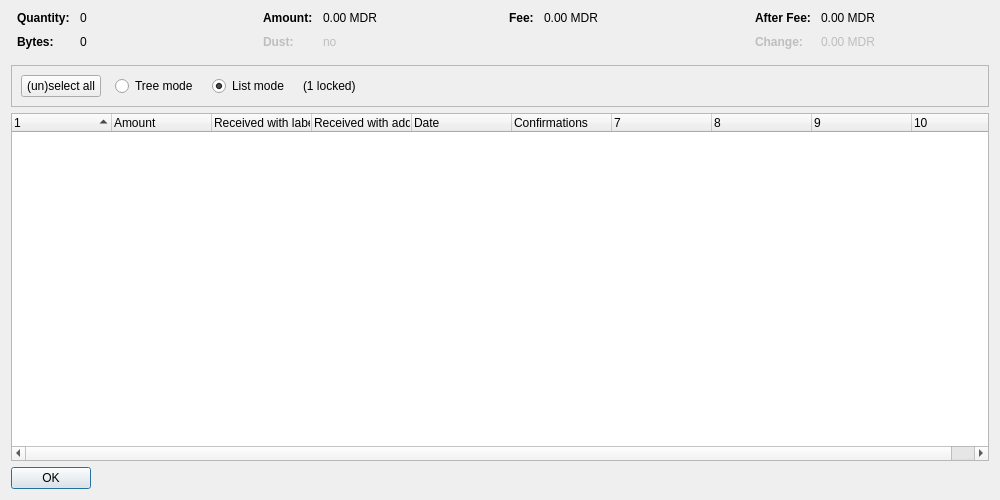
<?xml version="1.0" encoding="UTF-8"?>
<ui version="4.0">
 <class>CoinControlDialog</class>
 <widget class="QDialog" name="CoinControlDialog">
  <property name="geometry">
   <rect>
    <x>0</x>
    <y>0</y>
    <width>1000</width>
    <height>500</height>
   </rect>
  </property>
  <property name="windowTitle">
   <string>Coin Selection</string>
  </property>
  <layout class="QVBoxLayout" name="verticalLayout">
   <item>
    <layout class="QHBoxLayout" name="horizontalLayoutTop" stretch="0,0,0,0">
     <property name="topMargin">
      <number>0</number>
     </property>
     <property name="bottomMargin">
      <number>10</number>
     </property>
     <item>
      <layout class="QFormLayout" name="formLayoutCoinControl1">
       <property name="horizontalSpacing">
        <number>10</number>
       </property>
       <property name="verticalSpacing">
        <number>10</number>
       </property>
       <property name="leftMargin">
        <number>6</number>
       </property>
       <property name="rightMargin">
        <number>6</number>
       </property>
       <item row="0" column="0">
        <widget class="QLabel" name="labelCoinControlQuantityText">
         <property name="font">
          <font>
           <weight>75</weight>
           <bold>true</bold>
          </font>
         </property>
         <property name="text">
          <string>Quantity:</string>
         </property>
        </widget>
       </item>
       <item row="0" column="1">
        <widget class="QLabel" name="labelCoinControlQuantity">
         <property name="cursor">
          <cursorShape>IBeamCursor</cursorShape>
         </property>
         <property name="contextMenuPolicy">
          <enum>Qt::ActionsContextMenu</enum>
         </property>
         <property name="text">
          <string notr="true">0</string>
         </property>
         <property name="textInteractionFlags">
          <set>Qt::LinksAccessibleByMouse|Qt::TextSelectableByKeyboard|Qt::TextSelectableByMouse</set>
         </property>
        </widget>
       </item>
       <item row="1" column="0">
        <widget class="QLabel" name="labelCoinControlBytesText">
         <property name="font">
          <font>
           <weight>75</weight>
           <bold>true</bold>
          </font>
         </property>
         <property name="text">
          <string>Bytes:</string>
         </property>
        </widget>
       </item>
       <item row="1" column="1">
        <widget class="QLabel" name="labelCoinControlBytes">
         <property name="cursor">
          <cursorShape>IBeamCursor</cursorShape>
         </property>
         <property name="contextMenuPolicy">
          <enum>Qt::ActionsContextMenu</enum>
         </property>
         <property name="text">
          <string notr="true">0</string>
         </property>
         <property name="textInteractionFlags">
          <set>Qt::LinksAccessibleByMouse|Qt::TextSelectableByKeyboard|Qt::TextSelectableByMouse</set>
         </property>
        </widget>
       </item>
      </layout>
     </item>
     <item>
      <layout class="QFormLayout" name="formLayoutCoinControl2">
       <property name="horizontalSpacing">
        <number>10</number>
       </property>
       <property name="verticalSpacing">
        <number>10</number>
       </property>
       <property name="leftMargin">
        <number>6</number>
       </property>
       <property name="rightMargin">
        <number>6</number>
       </property>
       <item row="0" column="0">
        <widget class="QLabel" name="labelCoinControlAmountText">
         <property name="font">
          <font>
           <weight>75</weight>
           <bold>true</bold>
          </font>
         </property>
         <property name="text">
          <string>Amount:</string>
         </property>
        </widget>
       </item>
       <item row="0" column="1">
        <widget class="QLabel" name="labelCoinControlAmount">
         <property name="cursor">
          <cursorShape>IBeamCursor</cursorShape>
         </property>
         <property name="contextMenuPolicy">
          <enum>Qt::ActionsContextMenu</enum>
         </property>
         <property name="text">
          <string notr="true">0.00 MDR</string>
         </property>
         <property name="textInteractionFlags">
          <set>Qt::LinksAccessibleByMouse|Qt::TextSelectableByKeyboard|Qt::TextSelectableByMouse</set>
         </property>
        </widget>
       </item>
       <item row="1" column="0">
        <widget class="QLabel" name="labelCoinControlLowOutputText">
         <property name="enabled">
          <bool>false</bool>
         </property>
         <property name="font">
          <font>
           <weight>75</weight>
           <bold>true</bold>
          </font>
         </property>
         <property name="text">
          <string>Dust:</string>
         </property>
        </widget>
       </item>
       <item row="1" column="1">
        <widget class="QLabel" name="labelCoinControlLowOutput">
         <property name="enabled">
          <bool>false</bool>
         </property>
         <property name="cursor">
          <cursorShape>IBeamCursor</cursorShape>
         </property>
         <property name="contextMenuPolicy">
          <enum>Qt::ActionsContextMenu</enum>
         </property>
         <property name="text">
          <string notr="true">no</string>
         </property>
         <property name="textInteractionFlags">
          <set>Qt::LinksAccessibleByMouse|Qt::TextSelectableByKeyboard|Qt::TextSelectableByMouse</set>
         </property>
        </widget>
       </item>
      </layout>
     </item>
     <item>
      <layout class="QFormLayout" name="formLayoutCoinControl3">
       <property name="horizontalSpacing">
        <number>10</number>
       </property>
       <property name="verticalSpacing">
        <number>10</number>
       </property>
       <property name="leftMargin">
        <number>6</number>
       </property>
       <property name="rightMargin">
        <number>6</number>
       </property>
       <item row="0" column="0">
        <widget class="QLabel" name="labelCoinControlFeeText">
         <property name="font">
          <font>
           <weight>75</weight>
           <bold>true</bold>
          </font>
         </property>
         <property name="text">
          <string>Fee:</string>
         </property>
        </widget>
       </item>
       <item row="0" column="1">
        <widget class="QLabel" name="labelCoinControlFee">
         <property name="cursor">
          <cursorShape>IBeamCursor</cursorShape>
         </property>
         <property name="contextMenuPolicy">
          <enum>Qt::ActionsContextMenu</enum>
         </property>
         <property name="text">
          <string notr="true">0.00 MDR</string>
         </property>
         <property name="textInteractionFlags">
          <set>Qt::LinksAccessibleByMouse|Qt::TextSelectableByKeyboard|Qt::TextSelectableByMouse</set>
         </property>
        </widget>
       </item>
      </layout>
     </item>
     <item>
      <layout class="QFormLayout" name="formLayoutCoinControl4">
       <property name="horizontalSpacing">
        <number>10</number>
       </property>
       <property name="verticalSpacing">
        <number>10</number>
       </property>
       <property name="leftMargin">
        <number>6</number>
       </property>
       <property name="rightMargin">
        <number>6</number>
       </property>
       <item row="0" column="0">
        <widget class="QLabel" name="labelCoinControlAfterFeeText">
         <property name="font">
          <font>
           <weight>75</weight>
           <bold>true</bold>
          </font>
         </property>
         <property name="text">
          <string>After Fee:</string>
         </property>
        </widget>
       </item>
       <item row="0" column="1">
        <widget class="QLabel" name="labelCoinControlAfterFee">
         <property name="cursor">
          <cursorShape>IBeamCursor</cursorShape>
         </property>
         <property name="contextMenuPolicy">
          <enum>Qt::ActionsContextMenu</enum>
         </property>
         <property name="text">
          <string notr="true">0.00 MDR</string>
         </property>
         <property name="textInteractionFlags">
          <set>Qt::LinksAccessibleByMouse|Qt::TextSelectableByKeyboard|Qt::TextSelectableByMouse</set>
         </property>
        </widget>
       </item>
       <item row="1" column="0">
        <widget class="QLabel" name="labelCoinControlChangeText">
         <property name="enabled">
          <bool>false</bool>
         </property>
         <property name="font">
          <font>
           <weight>75</weight>
           <bold>true</bold>
          </font>
         </property>
         <property name="text">
          <string>Change:</string>
         </property>
        </widget>
       </item>
       <item row="1" column="1">
        <widget class="QLabel" name="labelCoinControlChange">
         <property name="enabled">
          <bool>false</bool>
         </property>
         <property name="cursor">
          <cursorShape>IBeamCursor</cursorShape>
         </property>
         <property name="contextMenuPolicy">
          <enum>Qt::ActionsContextMenu</enum>
         </property>
         <property name="text">
          <string notr="true">0.00 MDR</string>
         </property>
         <property name="textInteractionFlags">
          <set>Qt::LinksAccessibleByMouse|Qt::TextSelectableByKeyboard|Qt::TextSelectableByMouse</set>
         </property>
        </widget>
       </item>
      </layout>
     </item>
    </layout>
   </item>
   <item>
    <widget class="QFrame" name="frame">
     <property name="minimumSize">
      <size>
       <width>0</width>
       <height>40</height>
      </size>
     </property>
     <property name="frameShape">
      <enum>QFrame::StyledPanel</enum>
     </property>
     <property name="frameShadow">
      <enum>QFrame::Sunken</enum>
     </property>
     <layout class="QHBoxLayout" name="horizontalLayout">
      <item>
       <layout class="QHBoxLayout" name="horizontalLayoutPanel" stretch="0,0,0,0,0">
        <property name="spacing">
         <number>14</number>
        </property>
        <item>
         <widget class="QPushButton" name="pushButtonSelectAll">
          <property name="sizePolicy">
           <sizepolicy hsizetype="Maximum" vsizetype="Fixed">
            <horstretch>0</horstretch>
            <verstretch>0</verstretch>
           </sizepolicy>
          </property>
          <property name="text">
           <string>(un)select all</string>
          </property>
          <property name="autoDefault">
           <bool>false</bool>
          </property>
         </widget>
        </item>
        <item>
         <widget class="QRadioButton" name="radioTreeMode">
          <property name="sizePolicy">
           <sizepolicy hsizetype="Maximum" vsizetype="Fixed">
            <horstretch>0</horstretch>
            <verstretch>0</verstretch>
           </sizepolicy>
          </property>
          <property name="text">
           <string>Tree mode</string>
          </property>
         </widget>
        </item>
        <item>
         <widget class="QRadioButton" name="radioListMode">
          <property name="sizePolicy">
           <sizepolicy hsizetype="Maximum" vsizetype="Fixed">
            <horstretch>0</horstretch>
            <verstretch>0</verstretch>
           </sizepolicy>
          </property>
          <property name="text">
           <string>List mode</string>
          </property>
          <property name="checked">
           <bool>true</bool>
          </property>
         </widget>
        </item>
        <item>
         <widget class="QLabel" name="labelLocked">
          <property name="text">
           <string notr="true">(1 locked)</string>
          </property>
         </widget>
        </item>
        <item>
         <spacer name="horizontalSpacer">
          <property name="orientation">
           <enum>Qt::Horizontal</enum>
          </property>
          <property name="sizeHint" stdset="0">
           <size>
            <width>40</width>
            <height>20</height>
           </size>
          </property>
         </spacer>
        </item>
       </layout>
      </item>
     </layout>
    </widget>
   </item>
   <item>
    <widget class="CoinControlTreeWidget" name="treeWidget">
     <property name="contextMenuPolicy">
      <enum>Qt::CustomContextMenu</enum>
     </property>
     <property name="sortingEnabled">
      <bool>false</bool>
     </property>
     <property name="columnCount">
      <number>10</number>
     </property>
     <attribute name="headerShowSortIndicator" stdset="0">
      <bool>true</bool>
     </attribute>
     <attribute name="headerStretchLastSection">
      <bool>false</bool>
     </attribute>
     <column>
      <property name="text">
       <string/>
      </property>
     </column>
     <column>
      <property name="text">
       <string>Amount</string>
      </property>
     </column>
     <column>
      <property name="text">
       <string>Received with label</string>
      </property>
     </column>
     <column>
      <property name="text">
       <string>Received with address</string>
      </property>
     </column>
     <column>
      <property name="text">
       <string>Date</string>
      </property>
     </column>
     <column>
      <property name="text">
       <string>Confirmations</string>
      </property>
      <property name="toolTip">
       <string>Confirmed</string>
      </property>
     </column>
     <column>
      <property name="text">
       <string/>
      </property>
     </column>
     <column>
      <property name="text">
       <string/>
      </property>
     </column>
     <column>
      <property name="text">
       <string/>
      </property>
     </column>
     <column>
      <property name="text">
       <string/>
      </property>
     </column>
    </widget>
   </item>
   <item>
    <widget class="QDialogButtonBox" name="buttonBox">
     <property name="sizePolicy">
      <sizepolicy hsizetype="Maximum" vsizetype="Fixed">
       <horstretch>0</horstretch>
       <verstretch>0</verstretch>
      </sizepolicy>
     </property>
     <property name="orientation">
      <enum>Qt::Horizontal</enum>
     </property>
     <property name="standardButtons">
      <set>QDialogButtonBox::Ok</set>
     </property>
    </widget>
   </item>
  </layout>
 </widget>
 <customwidgets>
  <customwidget>
   <class>CoinControlTreeWidget</class>
   <extends>QTreeWidget</extends>
   <header>qt/coincontroltreewidget.h</header>
  </customwidget>
 </customwidgets>
 <resources/>
 <connections/>
</ui>
